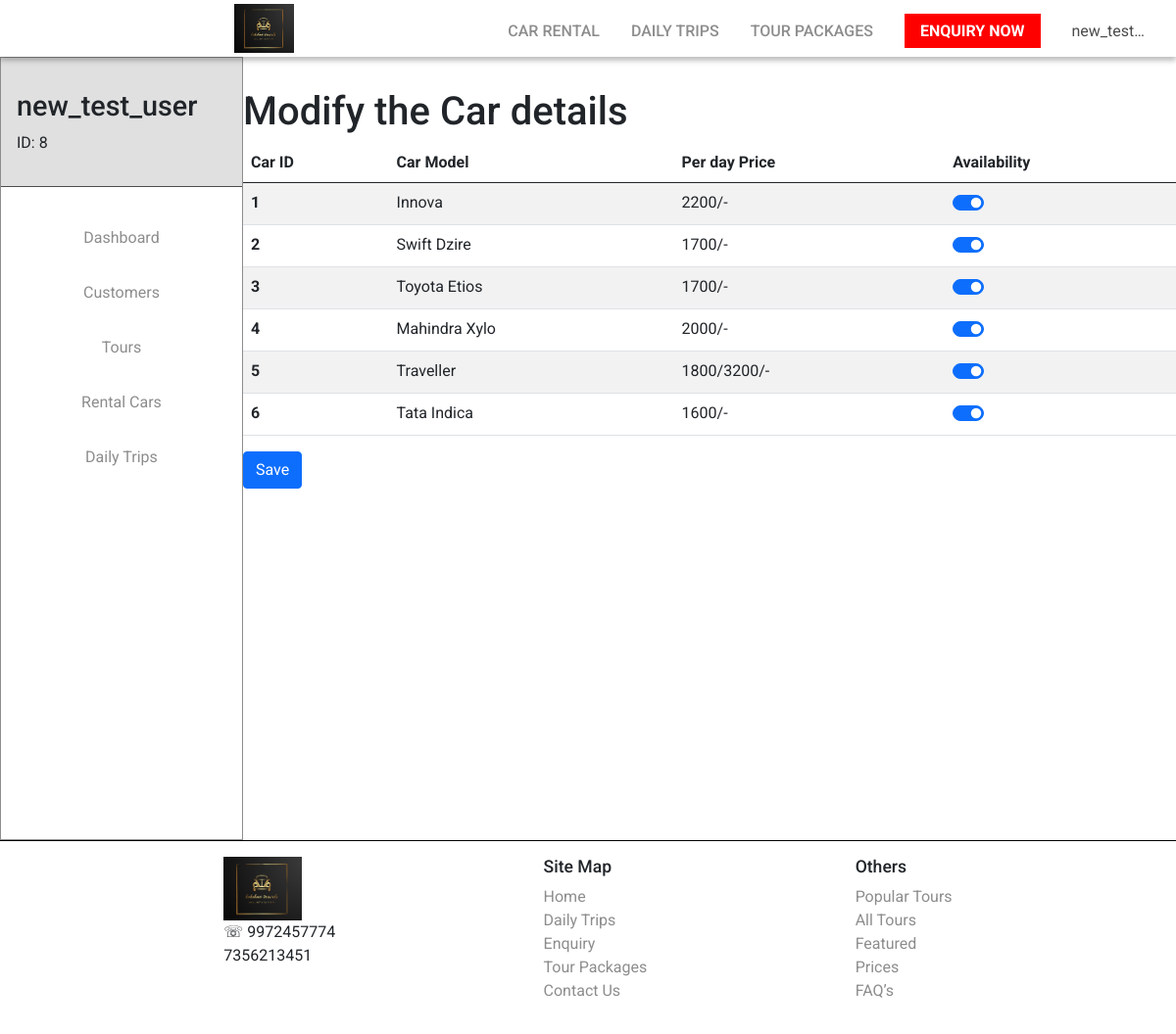
/admin_dashboard/rental_cars/ (signed in), run on an earlier commit of the app's database.
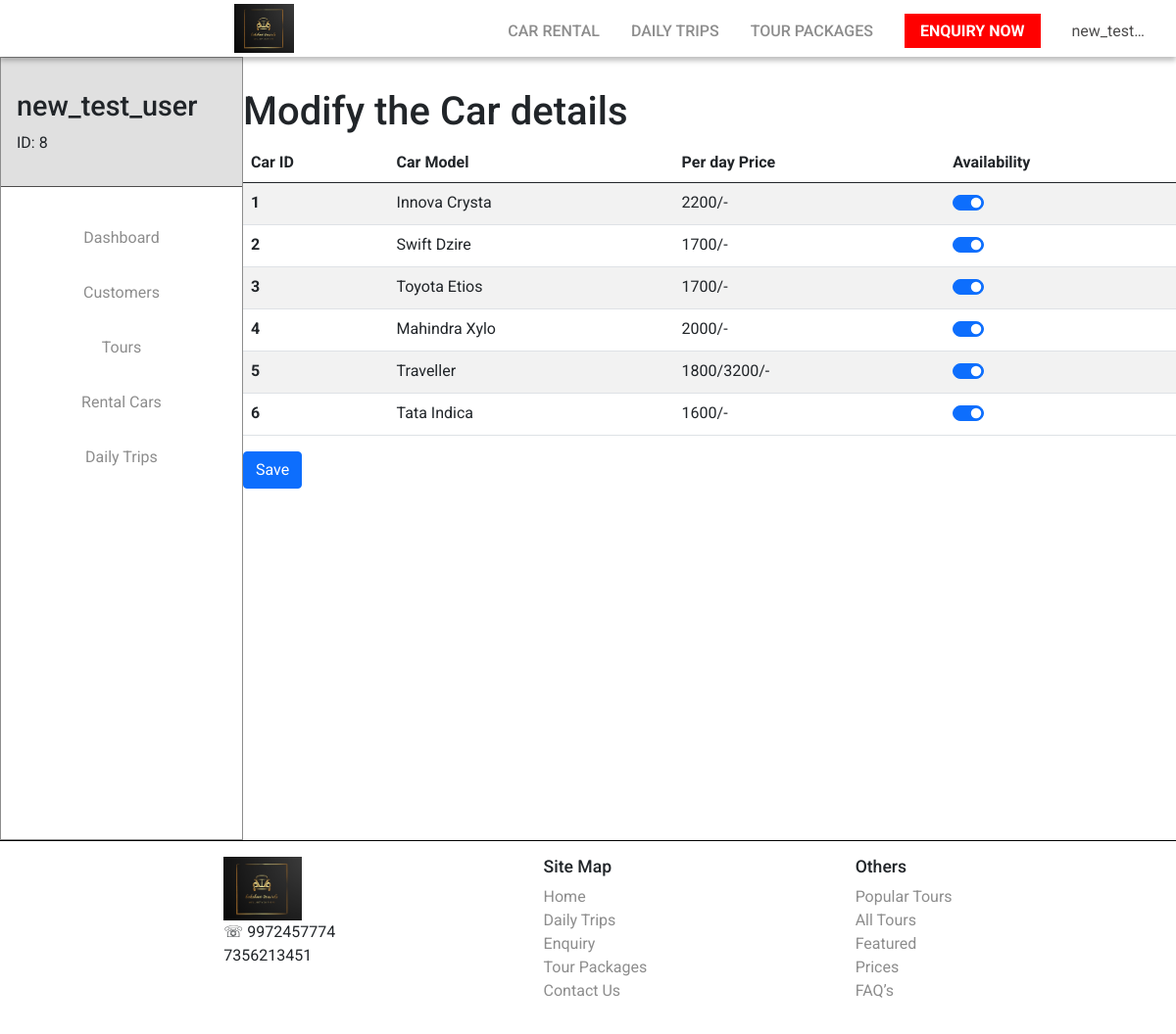
And on a later commit of the database.
### lakshmi_travels/models.py (models this page shows, shortened)
class RentalCars(models.Model):
    car_id = models.IntegerField(default='0', unique=True)
    model_name = models.CharField(default='car', max_length=200)
    car_image = models.ImageField(default="default_car.jpg", upload_to='rental_car_images')
    r_number = models.CharField(default='abc', max_length = 100)
    seating_capacity = models.CharField(default='4', max_length = 10)
    rate_per_day = models.CharField(default='2000', max_length = 10)
    km_allowed_per_day = models.CharField(default='10', max_length = 10)
    extra_km_per_day = models.CharField(default='15', max_length = 10)
    availabilty_status = models.BooleanField(default=True)

### lakshmi_travels/views.py (the view, shortened to what this page needs)
# urls.py: path('admin_dashboard/rental_cars/', views.AdminDashBoardRentalCarsView, name='admin_dashboard_rental_cars'),
@login_required
def AdminDashBoardRentalCarsView(request):
    all_rental_cars = RentalCars.objects.all()
    counter = 1
    context = {
        'all_rental_cars': all_rental_cars,
    }
    return render(request, 'lakshmi_travels/admin_dashboard_rental_cars.html', context)

### lakshmi_travels/templates/lakshmi_travels/admin_dashboard_rental_cars.html (shortened to what this page needs)
{% extends 'lakshmi_travels/admin_dashboard.html' %}
{% block main-content %}
<h1>Modify the Car details</h1>
<form method="POST" action="">
<table class="table table-striped table-hover">
    <thead>
      <tr>
        <th scope="col">Car ID</th>
        <th scope="col">Car Model</th>
        <th scope="col">Per day Price</th>
        <th scope="col">Availability</th>
      </tr>
    </thead>
    <tbody>
    {% for car in all_rental_cars %}
      <tr>
        <th scope="row">{{car.car_id}}</th>
        <td>{{car.model_name}}</td>
        <td>{{car.rate_per_day}}/-</td>
        <td>
            {% if car.availabilty_status == True %}
                <div class="form-check form-switch">
                <input class="form-check-input" name="car_{{car.car_id}}" type="checkbox" id="flexSwitchCheckDefault" checked>
                </div>
            {% else %}
            <div class="form-check form-switch">
                <input class="form-check-input" name="car_{{car.car_id}}" type="checkbox" id="flexSwitchCheckDefault" >
            </div>
            {% endif %}
        </td>
      </tr>
  {% endfor %}
    </tbody>
  </table>
  <div class="row">
      <div class="col-md-4">
        <button type="submit" class="btn btn-primary " >Save</button>
      </div>
  </div>
</form>
{% endblock main-content %}

What changed in the data, as far as the page shows it:
changed RentalCars: model_name "Innova" → "Innova Crysta"
